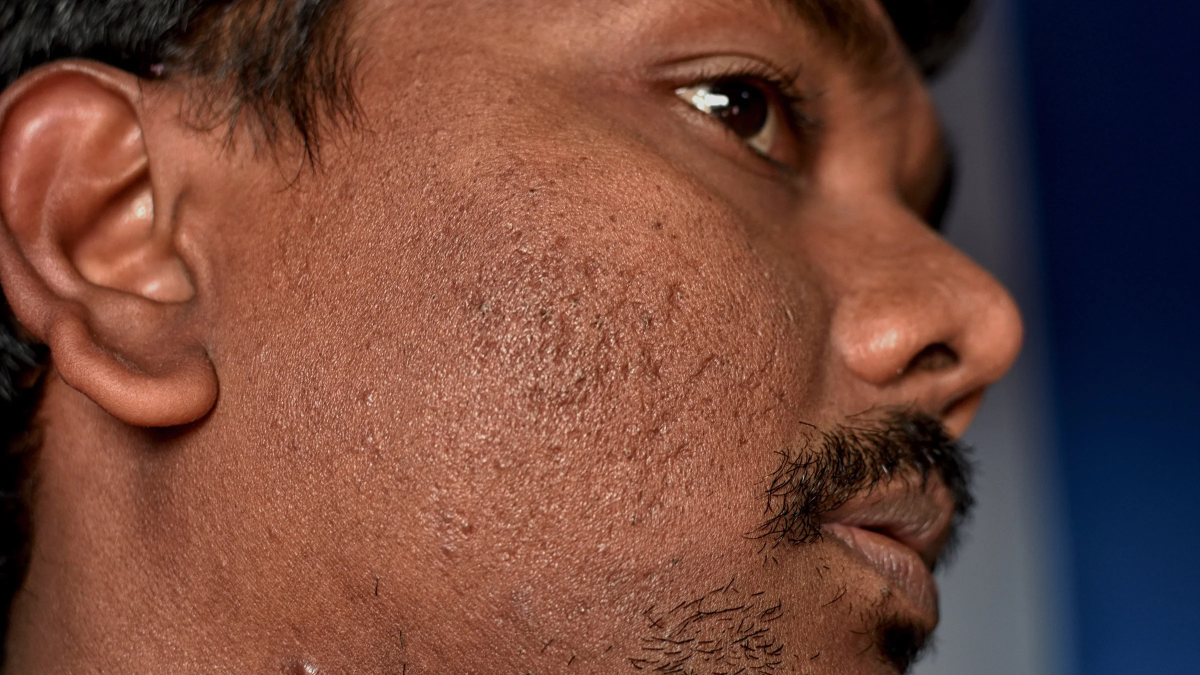
#> input picture assets/close-up_acne_scar_1304321910.webp, 2400 x 1350 px (shown at 1/2 size)
$ python texture_pipeline.py
#> lines starting #> are read from the running program, lines starting #| are printed output that depends on the picture
import cv2
import numpy as np

def extract_topography(image_path):

    img = cv2.imread(image_path)
#> img is the input picture: shape (1350, 2400, 3); mean B, G, R 60.3, 71.2, 113.2
    if img is None:
        print("Error: Could not load image.")
        return


    img = cv2.resize(img, (512, 512))
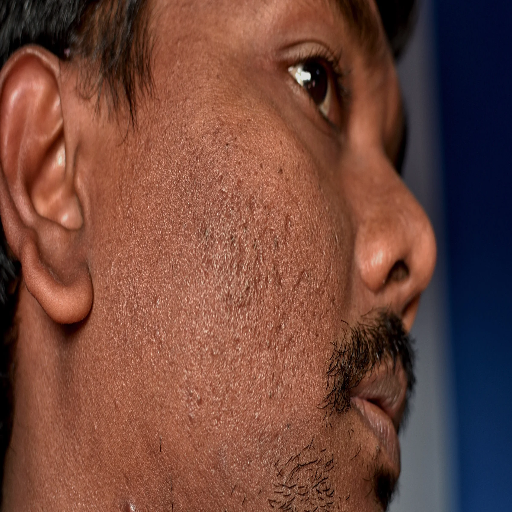
#> img: shape (512, 512, 3); mean B, G, R 60.2, 71.2, 113.1

    lab = cv2.cvtColor(img, cv2.COLOR_BGR2LAB)
#> lab: shape (512, 512, 3); mean of channels 0, 1, 2 88.4, 145.7, 141.7
    l_channel, a, b = cv2.split(lab)
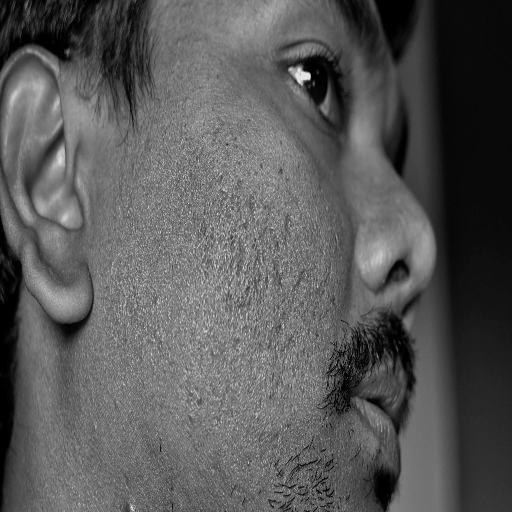
#> l_channel: shape (512, 512); min 0, max 229, mean 88.4
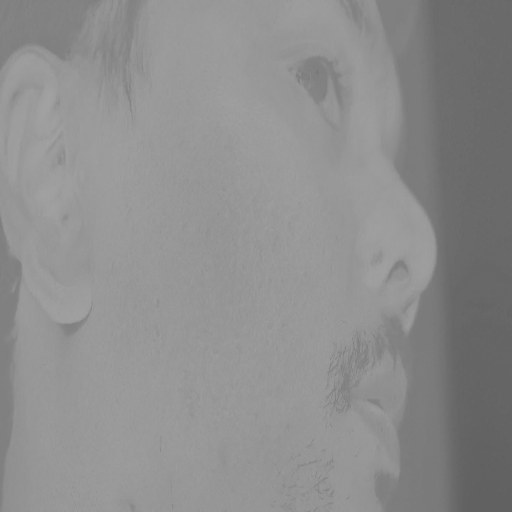
#> b: shape (512, 512); min 96, max 162, mean 141.7

    clahe = cv2.createCLAHE(clipLimit=2.0, tileGridSize=(8, 8))
    enhanced_l = clahe.apply(l_channel)
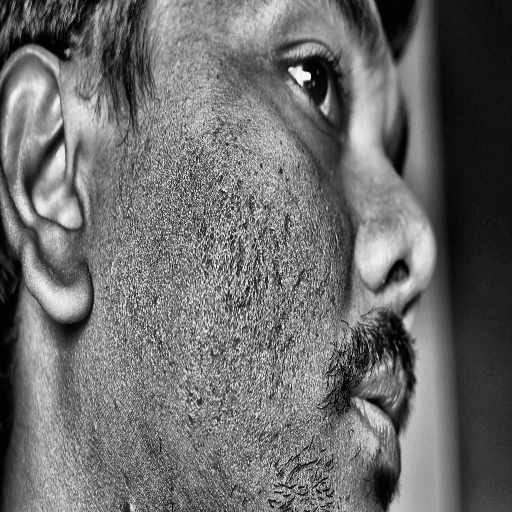
#> enhanced_l: shape (512, 512); min 0, max 248, mean 107.8

    blurred = cv2.GaussianBlur(enhanced_l, (21, 21), 0)
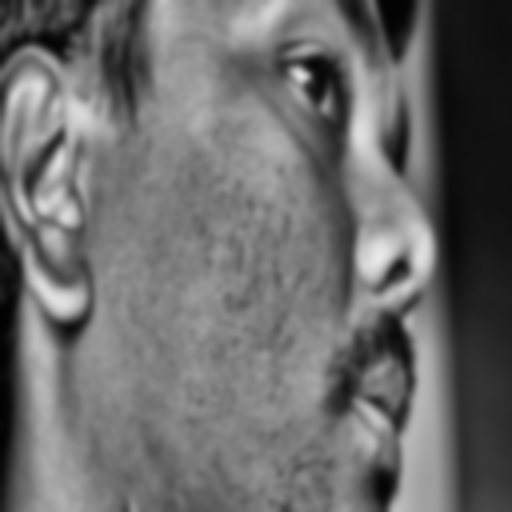
#> blurred: shape (512, 512); min 2, max 232, mean 107.8


    texture_map = cv2.subtract(enhanced_l, blurred)
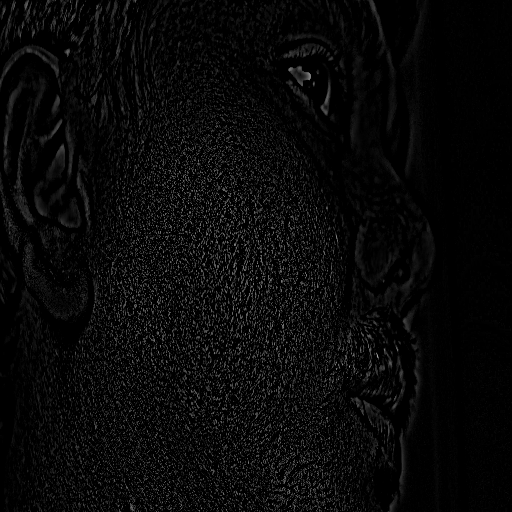
#> texture_map: shape (512, 512); min 0, max 169, mean 8.8
    texture_map = cv2.add(texture_map, 128)
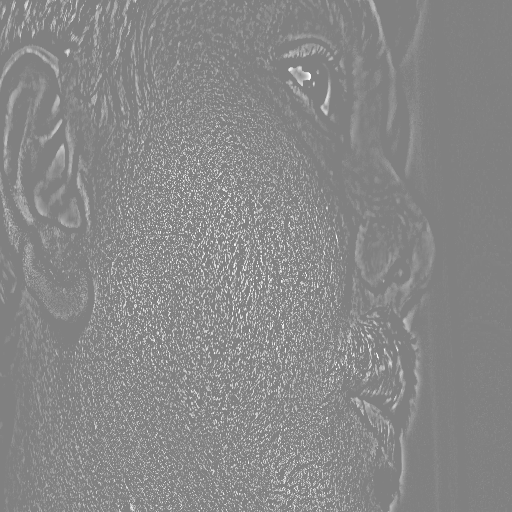
#> texture_map: shape (512, 512); min 128, max 255, mean 136.8

    cv2.imshow("Original", img)
    cv2.imshow("Extracted Texture Map", texture_map)
    cv2.waitKey(0)
    cv2.destroyAllWindows()

extract_topography("assets/close-up_acne_scar_1304321910.webp")

$ run again, with assets/2149383479_59b91c92-8757-4afc-a67c-a159ed340bf6.webp copied over assets/close-up_acne_scar_1304321910.webp
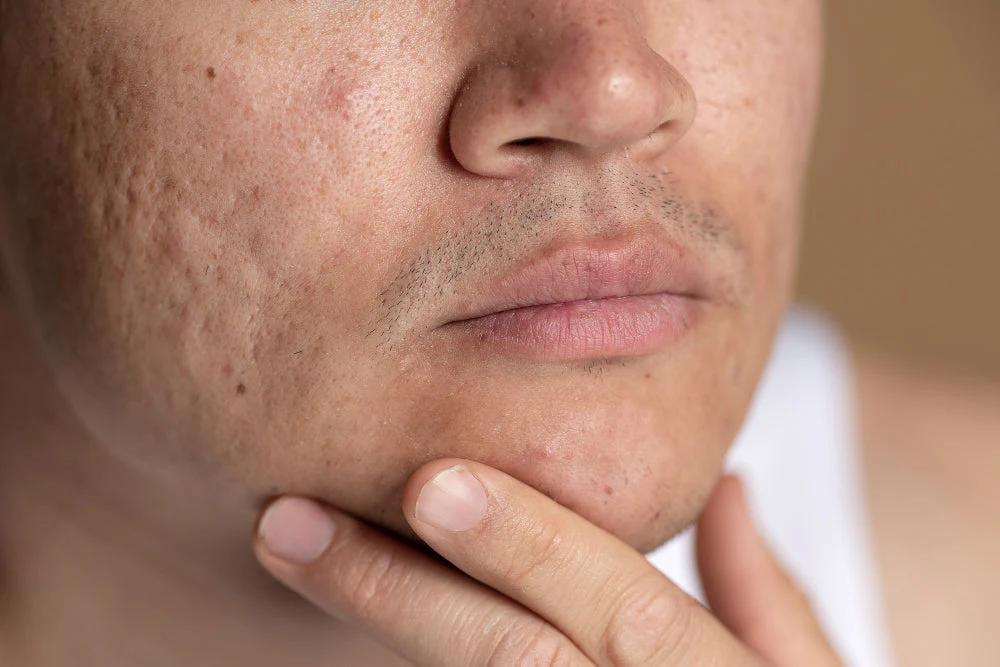
#> input picture assets/2149383479_59b91c92-8757-4afc-a67c-a159ed340bf6.webp, 1000 x 667 px
#> in extract_topography, img is the input picture: shape (667, 1000, 3); mean B, G, R 110.7, 129.2, 170.9
#> img: shape (512, 512, 3)
#> lab: shape (512, 512, 3); mean of channels 0, 1, 2 145.9, 141.7, 144.5
#> in extract_topography, `blurred = cv2.GaussianBlur(enhanced_l, (21, 21), 0)`:
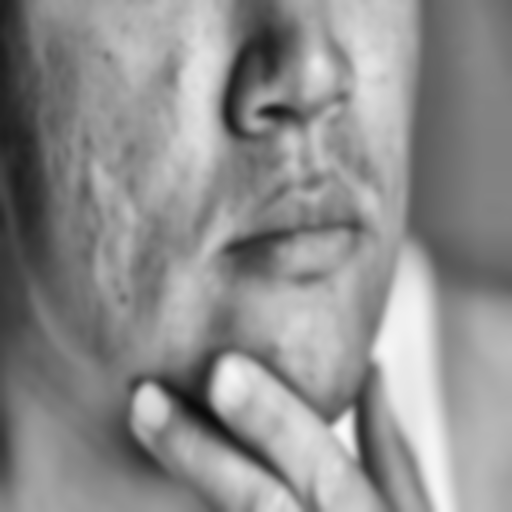
#> blurred: shape (512, 512); min 12, max 251, mean 141.6
#> in extract_topography, `texture_map = cv2.add(texture_map, 128)`:
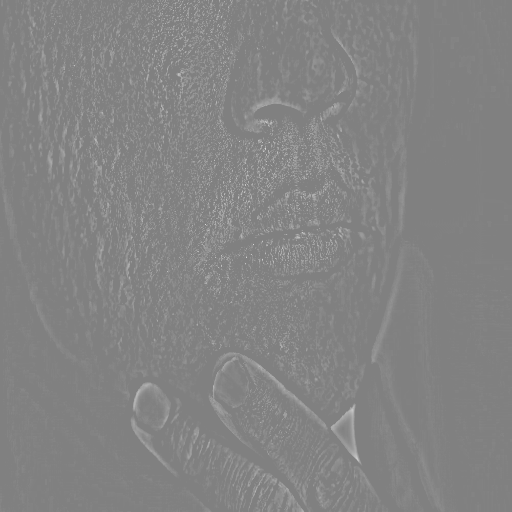
#> texture_map: shape (512, 512); min 128, max 217, mean 131.4
